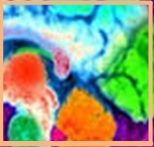
%> input picture jjj.jpg, 154 x 147 px
$ octave main.m   (GNU Octave 9; MATLAB toolbox functions it lacks are replaced by stand-ins)
%> lines starting %> are read from the running program, lines starting %| are printed output that depends on the picture
%> further down, i is the input picture: size 147x154x3 uint8; mean R, G, B 138.5, 163.2, 129.5
### hashcvaleg.m
function [h ] = hashcvaleg( ix )
img1=imresize(ix,[256 256]);
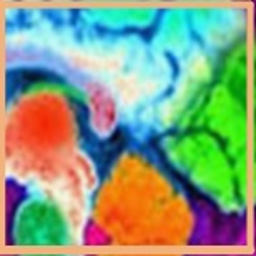
%> img1: size 256x256x3 double; mean R, G, B 0.543, 0.64, 0.508; drawn with min black and max white

% figure,imshow(img1);
i1=im2double(img1);
[r,c]=size(i1);
%> r = 256; c = 768
y=i1(:,:,1);
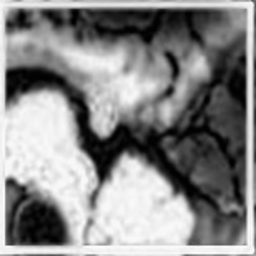
%> y: size 256x256 double; min -0.0112, max 1.03, mean 0.543; drawn with min black and max white
cb=i1(:,:,2);
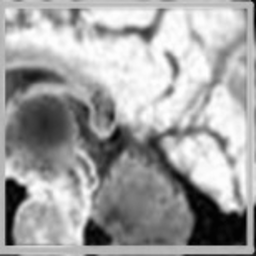
%> cb: size 256x256 double; min -0.0139, max 1.01, mean 0.64; drawn with min black and max white
cr=i1(:,:,3);
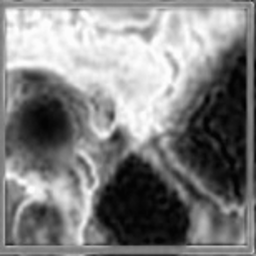
%> cr: size 256x256 double; min -0.0197, max 1.01, mean 0.508; drawn with min black and max white
ymean=mean(mean(y));
%> ymean = 0.543
cbmean=mean(mean(cb));
%> cbmean = 0.64
crmean=mean(mean(cr));
%> crmean = 0.508
for p=1:256
    for q=1:256
        u = [y(p,q) cb(p,q) cr(p,q)];
v = [ymean cbmean crmean];
C(p,q) = dot(u,v)/(norm(u)*norm(v));
dd(p,q)=sqrt(1-C(p,q)^2);
    end
end
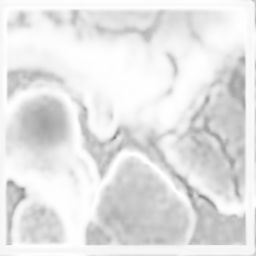
%> C: size 256x256 double; min 0.516, max 1, mean 0.896
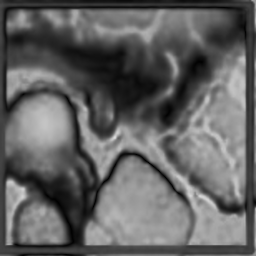
%> dd: size 256x256 double; min 0.00289, max 0.857, mean 0.387
% figure,imshow(dd);
order=4;
n1=order+1;
n2=n1+1;
feature=(n1*n2)/2;
q=zeros(n1,128);
for j=0:order
x=-.9922:(2/128):1;
[pvalue] = plegendre(j,x);
k=j+1;
q(k,1:128)=pvalue;
end
im=dd;
i1=im2double(im);
i1=imresize(i1,[128 128]);
    for l=1:n1
         for m=1:128
         p=i1(m,1:128);
         z(l,m)=sum(p.*q(l,1:128));
         end
    end
     v=1;
    for a=1:n1
        for b=1:(n2-a)
            Z(a,b)=sum(q(a,1:128).*z(b,1:128));
        v=v+1;
        end
    end
%> after the loop, Z = [6339 283.5 31.63 -121.1 -146.4; 519.5 109.8 -52.37 -78.64 0; -170.3 -9.56 -115.1 0 0; -164.3 -19.64 0 0 0; -13.16 0 0 0 0]; v = 16
      Z1=reshape(Z,1,25);
%> Z1 = 25 values, max 6339 at index 1, min -170.3 at index 3, mean 255.7
      ind=find(Z1~=0)
%> ind = [1 2 3 4 5 6 7 8 9 11 12 13 16 17 21]
  Z2=Z1(ind);
%> Z2 = [6339 519.5 -170.3 -164.3 -13.16 283.5 109.8 -9.56 -19.64 31.63 -52.37 -115.1 -121.1 -78.64 -146.4]
  zxx(1:15)=round(Z2);

h=round(zxx);
%> h = [6339 520 -170 -164 -13 283 110 -10 -20 32 -52 -115 -121 -79 -146]

### plegendre.m
%   plegendre   - Legendre polynomial
%
%   [pvalue]    = plegendre(j,x)
%
%   _____OUTPUTS____________________________________________________________
%   pvalue  polynomial expansion corresponding to x(xwant)  (col vectors)
%
%   _____INPUTS_____________________________________________________________
%   j   degree                      (scalar)
%   x   independent scalars             (row vector)
%
%   _____SEE ALSO___________________________________________________________
%
%
%   (C) 1998.04.22 Kui-yu Chang
%   http://lans.ece.utexas.edu/~kuiyu

%   This program is free software; you can redistribute it and/or modify
%   it under the terms of the GNU General Public License as published by
%   the Free Software Foundation; either version 2 of the License, or
%   (at your option) any later version.
%
%   This program is distributed in the hope that it will be useful,
%   but WITHOUT ANY WARRANTY; without even the implied warranty of
%   MERCHANTABILITY or FITNESS FOR A PARTICULAR PURPOSE.  See the
%   GNU General Public License for more details.
%
%   You should have received a copy of the GNU General Public License
%   along with this program; if not, write to the Free Software
%   Foundation, Inc., 59 Temple Place, Suite 330, Boston, MA 02111-1307, USA
%   or check
%           http://www.gnu.org/

function    [pvalue]    = plegendre(j,x)

if j==0
    pvalue  = ones(size(x));
elseif j==1
    pvalue  = x;
else
    num = (2*j-1)*x.*plegendre(j-1,x)-(j-1)*plegendre(j-2,x);
    pvalue  = num/j;
end

### main.m
% [18 lines of commented-out code are left out]
i=imread('jjj.jpg');
i=im2double(i);
% % i=imcrop(i,[68 78 186 196]);
% % figure, imshow(i);
h1=hashcvaleg(i);
%> h1 has the same summary as h in hashcvaleg
% figure,imshow(i);
% i1=imresize(i,0.5);
% i1=imresize(i1,2);
% h2=hashcvaleg(i1);
% figure, imshow(i1);
% imwrite(i1,'scaleroi.jpg');
% i2=i1-0.01;
% h3=hashcvaleg(i2);
%
% imwrite(i1,'conroi.jpg');
%
% %

$ run again, with brain.jpg copied over jjj.jpg
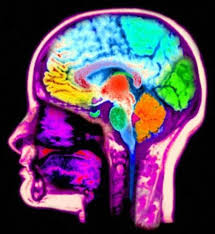
%> input picture brain.jpg, 215 x 234 px
%> i is the input picture: size 234x215x3 uint8; mean R, G, B 90.3, 71.2, 95.4
%> i: size 234x215x3 double
%> in hashcvaleg, `cr=i1(:,:,3);`:
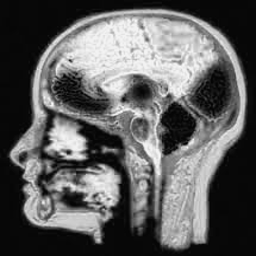
%> cr: size 256x256 double; min -0.0265, max 1.05, mean 0.374; drawn with min black and max white
%> ymean = 0.354
%> cbmean = 0.279
%> crmean = 0.374
%> in hashcvaleg, `i1=imresize(i1,[128 128]);`:
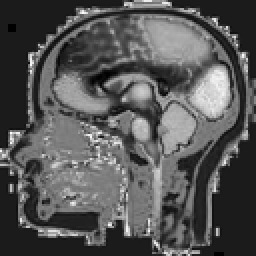
%> i1: size 128x128 double (shown 2 times larger); 0.16% of the values are NaN or infinite; the others: min 0.0234, max 0.924, mean 0.329; drawn with min black, max white, NaN and infinite black
%> after the loop in hashcvaleg, `for a=1:n1`: Z = [NaN NaN NaN NaN NaN; NaN NaN NaN NaN 0; NaN NaN NaN 0 0; NaN NaN 0 0 0; NaN 0 0 0 0]; v = 16
%> ind = [1 2 3 4 5 6 7 8 9 11 12 13 16 17 21]
%> Z2 = [NaN NaN NaN NaN NaN NaN NaN NaN NaN NaN NaN NaN NaN NaN NaN]
%> h has the same summary as Z2
%> h1 has the same summary as Z2 in hashcvaleg

$ run again, with contrsat_20.jpg copied over jjj.jpg
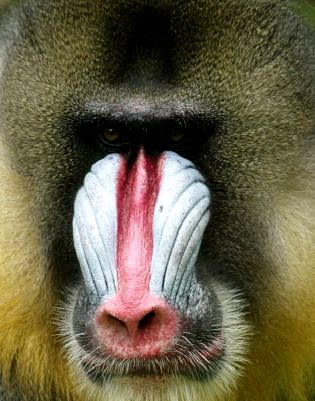
%> input picture contrsat_20.jpg, 315 x 401 px
%> i is the input picture: size 401x315x3 uint8; mean R, G, B 104.9, 96.3, 70.6
%> i: size 401x315x3 double
%> in hashcvaleg, `cr=i1(:,:,3);`:
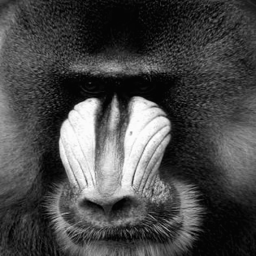
%> cr: size 256x256 double; min -0.0177, max 1.01, mean 0.277; drawn with min black and max white
%> ymean = 0.411
%> cbmean = 0.378
%> crmean = 0.277
%> in hashcvaleg, `i1=imresize(i1,[128 128]);`:
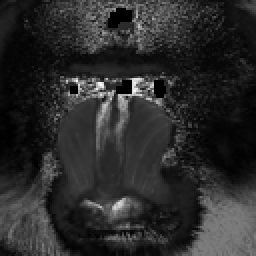
%> i1: size 128x128 double (shown 2 times larger); 1.2% of the values are NaN or infinite; the others: min 0.00444, max 0.911, mean 0.161; drawn with min black, max white, NaN and infinite black
%> after the loop in hashcvaleg, `for a=1:n1`: Z = [NaN NaN NaN NaN NaN; NaN NaN NaN NaN 0; NaN NaN NaN 0 0; NaN NaN 0 0 0; NaN 0 0 0 0]; v = 16
%> ind = [1 2 3 4 5 6 7 8 9 11 12 13 16 17 21]
%> Z2 = [NaN NaN NaN NaN NaN NaN NaN NaN NaN NaN NaN NaN NaN NaN NaN]
%> h has the same summary as Z2
%> h1 has the same summary as Z2 in hashcvaleg
